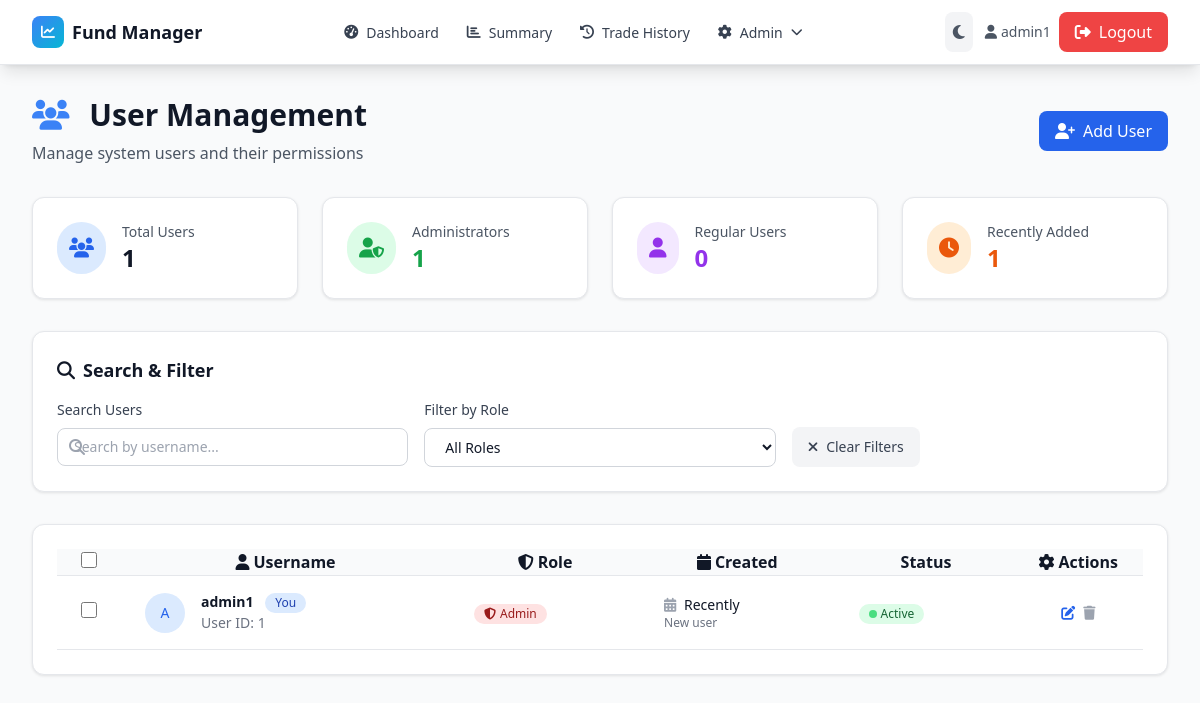
Page /manage_users (signed in) on the committed database.
### tables this page shows
CREATE TABLE users (
                id INTEGER PRIMARY KEY AUTOINCREMENT,
                username TEXT UNIQUE NOT NULL,
                password TEXT NOT NULL,
                role TEXT NOT NULL DEFAULT 'user'
            );

### app.py (the view)
@app.route("/manage_users")
@login_required
@admin_required
def manage_users():
    db_instance = get_db()
    users = db_instance.get_all_users()
    return render_template("manage_users.html", users=users)

### templates/manage_users.html (shortened to what this page needs)
{% extends "base.html" %}
{% block content %}
  <div class="max-w-6xl mx-auto">
    <div class="flex flex-col md:flex-row justify-between items-center mb-8">
      <div>
        <h2 class="text-3xl font-bold text-gray-900 dark:text-white mb-2">
          <i class="fas fa-users mr-3 text-primary-500"></i>
          User Management
        </h2>
        <p class="text-gray-600 dark:text-gray-400">Manage system users and their permissions</p>
      </div>
      <div class="flex flex-wrap gap-3 mt-4 md:mt-0">
        <a href="{{ url_for('add_user') }}" class="btn-primary">
          <i class="fas fa-user-plus"></i>
          <span>Add User</span>
        </a>
      </div>
    </div>
    <div class="grid grid-cols-1 md:grid-cols-4 gap-6 mb-8">
      <div class="card">
        <div class="flex items-center">
          <div class="p-3 rounded-full bg-blue-100 dark:bg-blue-900/30">
            <i class="fas fa-users text-blue-600 dark:text-blue-400 text-xl"></i>
          </div>
          <div class="ml-4">
            <p class="text-sm font-medium text-gray-600 dark:text-gray-400">Total Users</p>
            <p class="text-2xl font-bold text-gray-900 dark:text-white">{{ users|length }}</p>
          </div>
        </div>
      </div>
      <div class="card">
        <div class="flex items-center">
          <div class="p-3 rounded-full bg-green-100 dark:bg-green-900/30">
            <i class="fas fa-user-shield text-green-600 dark:text-green-400 text-xl"></i>
          </div>
          <div class="ml-4">
            <p class="text-sm font-medium text-gray-600 dark:text-gray-400">Administrators</p>
            <p class="text-2xl font-bold text-green-600 dark:text-green-400">
              {{ users|selectattr("role", "eq", "admin")|list|length }}
            </p>
          </div>
        </div>
      </div>
      <div class="card">
        <div class="flex items-center">
          <div class="p-3 rounded-full bg-purple-100 dark:bg-purple-900/30">
            <i class="fas fa-user text-purple-600 dark:text-purple-400 text-xl"></i>
          </div>
          <div class="ml-4">
            <p class="text-sm font-medium text-gray-600 dark:text-gray-400">Regular Users</p>
            <p class="text-2xl font-bold text-purple-600 dark:text-purple-400">
              {{ users|selectattr("role", "eq", "user")|list|length }}
            </p>
          </div>
        </div>
      </div>
      <div class="card">
        <div class="flex items-center">
          <div class="p-3 rounded-full bg-orange-100 dark:bg-orange-900/30">
            <i class="fas fa-clock text-orange-600 dark:text-orange-400 text-xl"></i>
          </div>
          <div class="ml-4">
            <p class="text-sm font-medium text-gray-600 dark:text-gray-400">Recently Added</p>
            <p class="text-2xl font-bold text-orange-600 dark:text-orange-400">
              {{ users|length if users|length <= 5 else 5 }}
            </p>
          </div>
        </div>
      </div>
    </div>
    <div class="card mb-8">
      <h3 class="text-lg font-semibold text-gray-900 dark:text-white mb-4">
        <i class="fas fa-search mr-2"></i>Search & Filter
      </h3>
      <div class="grid grid-cols-1 md:grid-cols-3 gap-4">
        <div>
          <label class="form-label text-sm">Search Users</label>
          <div class="relative">
            <input type="text" id="user-search" class="form-input text-sm pl-10" placeholder="Search by username...">
            <div class="absolute inset-y-0 left-0 pl-3 flex items-center pointer-events-none">
            </div>
          </div>
        </div>
        <div>
          <label class="form-label text-sm">Filter by Role</label>
          <select id="role-filter" class="form-input text-sm">
            <option value="">All Roles</option>
          </select>
        </div>
        <div class="flex items-end">
          <button id="clear-filters" class="btn-secondary text-sm h-10">
            <i class="fas fa-times"></i>
            <span>Clear Filters</span>
          </button>
        </div>
      </div>
    </div>
    <div class="card overflow-hidden">
      {% if users %}
        <div class="overflow-x-auto">
          <table class="min-w-full divide-y divide-gray-200 dark:divide-gray-700">
            <thead class="bg-gray-50 dark:bg-gray-800">
              <tr>
                <th class="table-header w-12">
                  <input type="checkbox" id="select-all" class="h-4 w-4 text-primary-600 focus:ring-primary-500 border-gray-300 rounded">
                </th>
                <th class="table-header">
                  <i class="fas fa-user mr-1"></i>Username
                </th>
                <th class="table-header">
                  <i class="fas fa-shield-alt mr-1"></i>Role
                </th>
                <th class="table-header">
                  <i class="fas fa-calendar mr-1"></i>Created
                </th>
                <th class="table-header">
                  Status
                </th>
                <th class="table-header text-center">
                  <i class="fas fa-cog mr-1"></i>Actions
                </th>
              </tr>
            </thead>
            <tbody id="users-tbody" class="bg-white dark:bg-gray-900 divide-y divide-gray-200 dark:divide-gray-700">
              {% for user in users %}
                <tr class="hover:bg-gray-50 dark:hover:bg-gray-800 user-row"
                    data-username="{{ user.username }}"
                    data-role="{{ user.role }}">
                  <td class="table-cell">
                    <input type="checkbox" class="user-checkbox h-4 w-4 text-primary-600 focus:ring-primary-500 border-gray-300 rounded"
                           data-user-id="{{ user.id }}">
                  </td>
                  <td class="table-cell">
                    <div class="flex items-center">
                      <div class="flex-shrink-0 h-10 w-10">
                        <div class="h-10 w-10 rounded-full bg-primary-100 dark:bg-primary-900/30 flex items-center justify-center">
                          <span class="text-sm font-medium text-primary-600 dark:text-primary-400">
                            {{ user.username[0].upper() }}
                          </span>
                        </div>
                      </div>
                      <div class="ml-4">
                        <div class="text-sm font-bold text-gray-900 dark:text-white">
                          {{ user.username }}
                          {% if session.get('user_id') == user.id %}
                            <span class="ml-2 inline-flex items-center px-2.5 py-0.5 rounded-full text-xs font-medium bg-blue-100 text-blue-800 dark:bg-blue-900/50 dark:text-blue-300">
                              You
                            </span>
                          {% endif %}
                        </div>
                        <div class="text-sm text-gray-500 dark:text-gray-400">
                          User ID: {{ user.id }}
                        </div>
                      </div>
                    </div>
                  </td>
                  <td class="table-cell">
                    <span class="inline-flex items-center px-2.5 py-0.5 rounded-full text-xs font-medium
                           {% if user.role == 'admin' %}bg-red-100 text-red-800 dark:bg-red-900/50 dark:text-red-300{% else %}bg-gray-100 text-gray-800 dark:bg-gray-900/50 dark:text-gray-300{% endif %}">
                      <i class="fas {% if user.role == 'admin' %}fa-shield-alt{% else %}fa-user{% endif %} mr-1"></i>
                      {{ user.role.title() }}
                    </span>
                  </td>
                  <td class="table-cell">
                    <div class="text-sm text-gray-900 dark:text-white">
                      <i class="fas fa-calendar-alt mr-1 text-gray-400"></i>
                      Recently
                    </div>
                    <div class="text-xs text-gray-500 dark:text-gray-400">
                      New user
                    </div>
                  </td>
                  <td class="table-cell">
                    <span class="inline-flex items-center px-2.5 py-0.5 rounded-full text-xs font-medium bg-green-100 text-green-800 dark:bg-green-900/50 dark:text-green-300">
                      <div class="w-2 h-2 bg-green-400 rounded-full mr-1 animate-pulse"></div>
                      Active
                    </span>
                  </td>
                  <td class="table-cell text-center">
                    <div class="flex justify-center space-x-2">
                      <a href="{{ url_for('edit_user', user_id=user.id) }}"
                         class="text-primary-600 hover:text-primary-900 dark:text-primary-400 dark:hover:text-primary-300"
                         title="Edit User">
                        <i class="fas fa-edit"></i>
                      </a>
                      {% if session.get('user_id') != user.id %}
                        <form action="{{ url_for('delete_user', user_id=user.id) }}" method="post" class="inline">
                          {{ csrf_field() }}
                          <button type="submit"
                                  class="text-red-600 hover:text-red-900 dark:text-red-400 dark:hover:text-red-300"
                                  title="Delete User"
                                  onclick="return confirm('Delete user {{ user.username }}? This cannot be undone.');">
                            <i class="fas fa-trash"></i>
                          </button>
                        </form>
                      {% else %}
                        <span class="text-gray-400" title="Cannot delete yourself">
                          <i class="fas fa-trash"></i>
                        </span>
                      {% endif %}
                    </div>
                  </td>
                </tr>
              {% endfor %}
            </tbody>
          </table>
        </div>
      {% endif %}
    </div>
  </div>
{% endblock %}

### templates/base.html (shortened to what this page needs)
<!doctype html>
<html lang="en" class="scroll-smooth">
  <head>
    <script src="https://cdn.tailwindcss.com"></script>
    <link rel="stylesheet" href="https://cdnjs.cloudflare.com/ajax/libs/font-awesome/6.4.0/css/all.min.css">
  </head>
  <body class="bg-gray-50 dark:bg-gray-900 text-gray-900 dark:text-gray-100 antialiased transition-colors duration-300">
    <nav class="bg-white dark:bg-gray-800 shadow-lg border-b border-gray-200 dark:border-gray-700 sticky top-0 z-50">
      <div class="max-w-7xl mx-auto px-4 sm:px-6 lg:px-8">
        <div class="flex items-center justify-between h-16">
          <div class="flex items-center space-x-4">
            <a href="{{ url_for('dashboard') }}" class="flex items-center space-x-2 group">
              <div class="w-8 h-8 bg-gradient-to-br from-primary-500 to-accent rounded-lg flex items-center justify-center group-hover:scale-110 transition-transform duration-200">
                <i class="fas fa-chart-line text-white text-sm"></i>
              </div>
              <span class="font-bold text-lg text-gray-900 dark:text-white">Fund Manager</span>
            </a>
          </div>
          <div class="hidden md:flex md:justify-center md:flex-1">
            <div class="flex space-x-1">
              <a href="{{ url_for('dashboard') }}" class="nav-link">
                <i class="fas fa-tachometer-alt mr-2"></i>Dashboard
              </a>
              <a href="{{ url_for('detailed_summary') }}" class="nav-link">
                <i class="fas fa-chart-bar mr-2"></i>Summary
              </a>
              <a href="{{ url_for('trade_history') }}" class="nav-link">
                <i class="fas fa-history mr-2"></i>Trade History
              </a>
              {% if session.get("role") == "admin" %}
                <div class="relative group">
                  <button class="nav-link dropdown-toggle">
                    <i class="fas fa-cog mr-2"></i>Admin<i class="fas fa-chevron-down ml-2 text-xs"></i>
                  </button>
                </div>
              {% endif %}
            </div>
          </div>
          <div class="hidden md:flex items-center space-x-3">
            <button id="theme-toggle" class="p-2 rounded-lg bg-gray-100 dark:bg-gray-700 text-gray-600 dark:text-gray-300 hover:bg-gray-200 dark:hover:bg-gray-600 transition-all duration-200">
              <i class="fas fa-moon dark:hidden"></i>
            </button>
            <div class="flex items-center space-x-2">
              <div class="text-sm text-gray-600 dark:text-gray-300">
                <i class="fas fa-user mr-1"></i>{{ session.get('username', 'User') }}
              </div>
              <a href="{{ url_for('logout') }}" class="bg-error text-white px-4 py-2 rounded-lg font-medium hover:bg-red-600 transition-all duration-200 flex items-center">
                <i class="fas fa-sign-out-alt mr-2"></i>Logout
              </a>
            </div>
          </div>
        </div>
      </div>
    </nav>
    <main class="min-h-screen py-8">
      <div class="max-w-7xl mx-auto px-4 sm:px-6 lg:px-8">
        <div class="animate-fade-in">
          {% block content %}{% endblock %}
        </div>
      </div>
    </main>
  </body>
</html>

### rows in the picture
users: get "admin1", username "A", username "admin1", shows "You", id "1", role "Admin"

### other values in the picture
{{ users|length }} "1"
{{ users|selectattr("role", "eq", "admin")|list|length }} "1"
{{ users|selectattr("role", "eq", "user")|list|length }} "0"
{{ users|length if users|length <= 5 else 5 }} "1"
